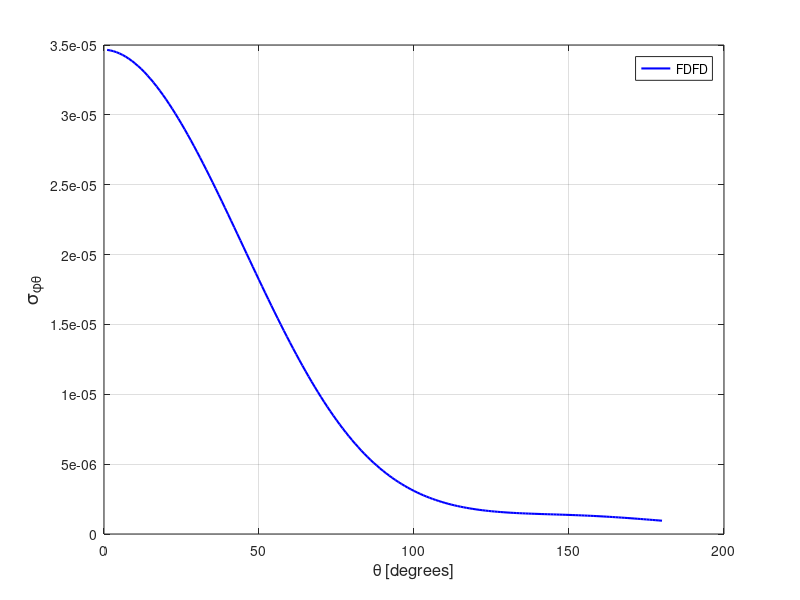

Reproduce this figure in MATLAB.
spt = [ 
    1  0.34650489E-04
    2  0.34614281E-04
    3  0.34559693E-04
    4  0.34486999E-04
    5  0.34396300E-04
    6  0.34288103E-04
    7  0.34162222E-04
    8  0.34019853E-04
    9  0.33860484E-04
   10  0.33684948E-04
   11  0.33493307E-04
   12  0.33285742E-04
   13  0.33063527E-04
   14  0.32826098E-04
   15  0.32574084E-04
   16  0.32308344E-04
   17  0.32028773E-04
   18  0.31736046E-04
   19  0.31430813E-04
   20  0.31112828E-04
   21  0.30782794E-04
   22  0.30441732E-04
   23  0.30090137E-04
   24  0.29727105E-04
   25  0.29355231E-04
   26  0.28972829E-04
   27  0.28581291E-04
   28  0.28181705E-04
   29  0.27774080E-04
   30  0.27358346E-04
   31  0.26935391E-04
   32  0.26506350E-04
   33  0.26070858E-04
   34  0.25629392E-04
   35  0.25183201E-04
   36  0.24732606E-04
   37  0.24276951E-04
   38  0.23817780E-04
   39  0.23355728E-04
   40  0.22890203E-04
   41  0.22422215E-04
   42  0.21953099E-04
   43  0.21482581E-04
   44  0.21011027E-04
   45  0.20538626E-04
   46  0.20066698E-04
   47  0.19594654E-04
   48  0.19124271E-04
   49  0.18654968E-04
   50  0.18187440E-04
   51  0.17722543E-04
   52  0.17259315E-04
   53  0.16799773E-04
   54  0.16343760E-04
   55  0.15891770E-04
   56  0.15443096E-04
   57  0.14999948E-04
   58  0.14560648E-04
   59  0.14128335E-04
   60  0.13701019E-04
   61  0.13279875E-04
   62  0.12865137E-04
   63  0.12456206E-04
   64  0.12054767E-04
   65  0.11660170E-04
   66  0.11273541E-04
   67  0.10893648E-04
   68  0.10522340E-04
   69  0.10158993E-04
   70  0.98037881E-05
   71  0.94563602E-05
   72  0.91182328E-05
   73  0.87884355E-05
   74  0.84673475E-05
   75  0.81554545E-05
   76  0.78516414E-05
   77  0.75572989E-05
   78  0.72711432E-05
   79  0.69942657E-05
   80  0.67264045E-05
   81  0.64676346E-05
   82  0.62171553E-05
   83  0.59757726E-05
   84  0.57428729E-05
   85  0.55187993E-05
   86  0.53030990E-05
   87  0.50953358E-05
   88  0.48959801E-05
   89  0.47046146E-05
   90  0.45216898E-05
   91  0.43461541E-05
   92  0.41778171E-05
   93  0.40172690E-05
   94  0.38640396E-05
   95  0.37173756E-05
   96  0.35776366E-05
   97  0.34446214E-05
   98  0.33181739E-05
   99  0.31973366E-05
  100  0.30833719E-05
  101  0.29746807E-05
  102  0.28716213E-05
  103  0.27741073E-05
  104  0.26817859E-05
  105  0.25947431E-05
  106  0.25117715E-05
  107  0.24340904E-05
  108  0.23605223E-05
  109  0.22912916E-05
  110  0.22264417E-05
  111  0.21650233E-05
  112  0.21076162E-05
  113  0.20535990E-05
  114  0.20030420E-05
  115  0.19557526E-05
  116  0.19116410E-05
  117  0.18703801E-05
  118  0.18319894E-05
  119  0.17961835E-05
  120  0.17628472E-05
  121  0.17320125E-05
  122  0.17031920E-05
  123  0.16767173E-05
  124  0.16519117E-05
  125  0.16293162E-05
  126  0.16083702E-05
  127  0.15890837E-05
  128  0.15711944E-05
  129  0.15547914E-05
  130  0.15395434E-05
  131  0.15255127E-05
  132  0.15126988E-05
  133  0.15008243E-05
  134  0.14898569E-05
  135  0.14795688E-05
  136  0.14700960E-05
  137  0.14612622E-05
  138  0.14527874E-05
  139  0.14448412E-05
  140  0.14372097E-05
  141  0.14299537E-05
  142  0.14228841E-05
  143  0.14157945E-05
  144  0.14088315E-05
  145  0.14020600E-05
  146  0.13952191E-05
  147  0.13881073E-05
  148  0.13808132E-05
  149  0.13734011E-05
  150  0.13657215E-05
  151  0.13578289E-05
  152  0.13494204E-05
  153  0.13407625E-05
  154  0.13317087E-05
  155  0.13221642E-05
  156  0.13122915E-05
  157  0.13018366E-05
  158  0.12911280E-05
  159  0.12797399E-05
  160  0.12680400E-05
  161  0.12557625E-05
  162  0.12431425E-05
  163  0.12298589E-05
  164  0.12163006E-05
  165  0.12022059E-05
  166  0.11876567E-05
  167  0.11726695E-05
  168  0.11574126E-05
  169  0.11416601E-05
  170  0.11256376E-05
  171  0.11092288E-05
  172  0.10926476E-05
  173  0.10756718E-05
  174  0.10584223E-05
  175  0.10410760E-05
  176  0.10233871E-05
  177  0.10057095E-05
  178  0.98779310E-06
  179  0.96980534E-06
  180  0.95175977E-06
  181  0.93367333E-06
  182  0.91559082E-06
  183  0.89748204E-06
  184  0.87946114E-06
  185  0.86150237E-06
  186  0.84368628E-06
  187  0.82595756E-06
  188  0.80841744E-06
  189  0.79100494E-06
  190  0.77381287E-06
  191  0.75684193E-06
  192  0.74017913E-06
  193  0.72369130E-06
  194  0.70753947E-06
  195  0.69169340E-06
  196  0.67611330E-06
  197  0.66091428E-06
  198  0.64608616E-06
  199  0.63159644E-06
  200  0.61748881E-06
  201  0.60371076E-06
  202  0.59042992E-06
  203  0.57753800E-06
  204  0.56503080E-06
  205  0.55300757E-06
  206  0.54135614E-06
  207  0.53018800E-06
  208  0.51944886E-06
  209  0.50921801E-06
  210  0.49944236E-06
  211  0.49008770E-06
  212  0.48128248E-06
  213  0.47299679E-06
  214  0.46508177E-06
  215  0.45772603E-06
  216  0.45090084E-06
  217  0.44460140E-06
  218  0.43881704E-06
  219  0.43358182E-06
  220  0.42880438E-06
  221  0.42460601E-06
  222  0.42100305E-06
  223  0.41801891E-06
  224  0.41551604E-06
  225  0.41356708E-06
  226  0.41234227E-06
  227  0.41167840E-06
  228  0.41167760E-06
  229  0.41231485E-06
  230  0.41376509E-06
  231  0.41577260E-06
  232  0.41850581E-06
  233  0.42203700E-06
  234  0.42636378E-06
  235  0.43160273E-06
  236  0.43763413E-06
  237  0.44449664E-06
  238  0.45247518E-06
  239  0.46142162E-06
  240  0.47151417E-06
  241  0.48265179E-06
  242  0.49513216E-06
  243  0.50880249E-06
  244  0.52396229E-06
  245  0.54054561E-06
  246  0.55870061E-06
  247  0.57868675E-06
  248  0.60027236E-06
  249  0.62403143E-06
  250  0.64980702E-06
  251  0.67783748E-06
  252  0.70831834E-06
  253  0.74136284E-06
  254  0.77722268E-06
  255  0.81610654E-06
  256  0.85798587E-06
  257  0.90332935E-06
  258  0.95240989E-06
  259  0.10055218E-05
  260  0.10626193E-05
  261  0.11242270E-05
  262  0.11904397E-05
  263  0.12616080E-05
  264  0.13383516E-05
  265  0.14205822E-05
  266  0.15087682E-05
  267  0.16034613E-05
  268  0.17045987E-05
  269  0.18129109E-05
  270  0.19282609E-05
  271  0.20518594E-05
  272  0.21830672E-05
  273  0.23230157E-05
  274  0.24719018E-05
  275  0.26295377E-05
  276  0.27969331E-05
  277  0.29741643E-05
  278  0.31614961E-05
  279  0.33598033E-05
  280  0.35690707E-05
  281  0.37891855E-05
  282  0.40210080E-05
  283  0.42647680E-05
  284  0.45199195E-05
  285  0.47878552E-05
  286  0.50681324E-05
  287  0.53607159E-05
  288  0.56665408E-05
  289  0.59854074E-05
  290  0.63169705E-05
  291  0.66617195E-05
  292  0.70192327E-05
  293  0.73898013E-05
  294  0.77738005E-05
  295  0.81701883E-05
  296  0.85794472E-05
  297  0.90010217E-05
  298  0.94355601E-05
  299  0.98814353E-05
  300  0.10339506E-04
  301  0.10809063E-04
  302  0.11289493E-04
  303  0.11780333E-04
  304  0.12281293E-04
  305  0.12792386E-04
  306  0.13312050E-04
  307  0.13839748E-04
  308  0.14376031E-04
  309  0.14919102E-04
  310  0.15469450E-04
  311  0.16024815E-04
  312  0.16585866E-04
  313  0.17150873E-04
  314  0.17718636E-04
  315  0.18290062E-04
  316  0.18863329E-04
  317  0.19437199E-04
  318  0.20011617E-04
  319  0.20585132E-04
  320  0.21157888E-04
  321  0.21726948E-04
  322  0.22293840E-04
  323  0.22856637E-04
  324  0.23413819E-04
  325  0.23965373E-04
  326  0.24510811E-04
  327  0.25047964E-04
  328  0.25577148E-04
  329  0.26097137E-04
  330  0.26607961E-04
  331  0.27107208E-04
  332  0.27595648E-04
  333  0.28071890E-04
  334  0.28535493E-04
  335  0.28986153E-04
  336  0.29422099E-04
  337  0.29843608E-04
  338  0.30250339E-04
  339  0.30641339E-04
  340  0.31016014E-04
  341  0.31374439E-04
  342  0.31714902E-04
  343  0.32038759E-04
  344  0.32344546E-04
  345  0.32632794E-04
  346  0.32902324E-04
  347  0.33152850E-04
  348  0.33385284E-04
  349  0.33598226E-04
  350  0.33792152E-04
  351  0.33966669E-04
  352  0.34121942E-04
  353  0.34257926E-04
  354  0.34374461E-04
  355  0.34471701E-04
  356  0.34549343E-04
  357  0.34607736E-04
  358  0.34647088E-04
  359  0.34666959E-04
  360  0.34668239E-04
 ]; 
plot(spt(1:180,1),spt(1:180,2),'b-','linewidth',1.5 ); 
grid on 
legend('FDFD');
xlabel('\theta [degrees]','FontSize',12);
ylabel('\sigma_{\phi\theta}','FontSize',14);
